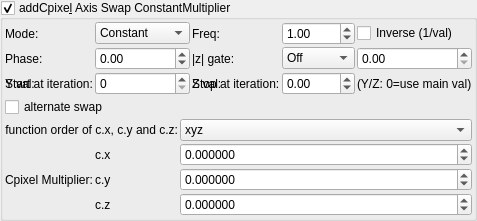
    <widget class="MyGroupBox" name="groupCheck_transf_addCpixel_enabled_false">
     <property name="toolTip">
      <string>&lt;html&gt;&lt;head/&gt;&lt;body&gt;&lt;p&gt;Cpixel is CVector3 c = ( c.x, c.y, c.z). It is each original point (pixel) in 3D space where the iteration starts from, ( c = original z for each point .) It is commonly found in formula structures z = f(z) + c.&lt;/p&gt;&lt;p&gt;The Cpixel multiplier effectively scales this point &amp;quot;c&amp;quot;.&lt;/p&gt;&lt;p&gt;This transform allows the swapping of the order of the &amp;quot;CVector3 c&amp;quot; components before being multiplied by &amp;quot;CVector3 z&amp;quot; components.&lt;/p&gt;&lt;/body&gt;&lt;/html&gt;</string>
     </property>
     <property name="title">
      <string>addCpixe&amp;l Axis Swap ConstantMultiplier</string>
     </property>
     <property name="checkable">
      <bool>true</bool>
     </property>
     <layout class="QVBoxLayout" name="verticalLayout_50">
      <property name="spacing">
       <number>2</number>
      </property>
      <property name="leftMargin">
       <number>2</number>
      </property>
      <property name="topMargin">
       <number>2</number>
      </property>
      <property name="rightMargin">
       <number>2</number>
      </property>
      <property name="bottomMargin">
       <number>2</number>
      </property>
      <item>
       <layout class="QGridLayout" name="gridLayout_81">
        <property name="spacing">
         <number>2</number>
        </property>
        <item row="3" column="3">
         <widget class="MySpinBox" name="spinboxInt_transf_multiplier_stop_iter_2">
          <property name="sizePolicy">
           <sizepolicy hsizetype="Preferred" vsizetype="Maximum">
            <horstretch>0</horstretch>
            <verstretch>0</verstretch>
           </sizepolicy>
          </property>
          <property name="maximum">
           <number>999</number>
          </property>
         </widget>
        </item>
      <item row="1" column="0">
       <widget class="QLabel"><property name="text"><string>Mode:</string></property></widget>
      </item>
      <item row="1" column="1">
       <widget class="MyComboBox" name="comboBox_transf_multiplier_value_mode_2">
        <item><property name="text"><string notr="true">Constant</string></property></item>
        <item><property name="text"><string notr="true">Sine</string></property></item>
        <item><property name="text"><string notr="true">Ramp</string></property></item>
        <item><property name="text"><string notr="true">Exponential</string></property></item>
        <item><property name="text"><string notr="true">Triangle</string></property></item>
        <item><property name="text"><string notr="true">Square</string></property></item>
        <item><property name="text"><string notr="true">Smoothstep</string></property></item>
        <item><property name="text"><string notr="true">Noise</string></property></item>
        <item><property name="text"><string notr="true">Ping-pong</string></property></item>
        <item><property name="text"><string notr="true">Stepped</string></property></item>
       </widget>
      </item>
      <item row="1" column="2">
       <widget class="QLabel"><property name="text"><string>Freq:</string></property></widget>
      </item>
      <item row="1" column="3">
       <widget class="MyDoubleSpinBox" name="spinbox_transf_multiplier_frequency_2">
        <property name="minimum"><double>0.01</double></property><property name="maximum"><double>100.0</double></property>
        <property name="singleStep"><double>0.1</double></property><property name="value"><double>1.0</double></property>
       </widget>
      </item>
      <item row="1" column="4" colspan="2">
       <widget class="MyCheckBox" name="checkBox_transf_multiplier_inverse_2">
        <property name="text"><string>Inverse (1/val)</string></property>
       </widget>
      </item>
      <item row="2" column="0">
       <widget class="QLabel"><property name="text"><string>Phase:</string></property></widget>
      </item>
      <item row="2" column="1">
       <widget class="MyDoubleSpinBox" name="spinbox_transf_multiplier_phase_2">
        <property name="minimum"><double>-10.0</double></property><property name="maximum"><double>10.0</double></property>
        <property name="singleStep"><double>0.1</double></property><property name="value"><double>0.0</double></property>
       </widget>
      </item>
      <item row="2" column="2">
       <widget class="QLabel"><property name="text"><string>|z| gate:</string></property></widget>
      </item>
      <item row="2" column="3">
       <widget class="MyComboBox" name="comboBox_transf_multiplier_threshold_mode_2">
        <item><property name="text"><string notr="true">Off</string></property></item>
        <item><property name="text"><string notr="true">&gt; thresh</string></property></item>
        <item><property name="text"><string notr="true">&lt; thresh</string></property></item>
       </widget>
      </item>
      <item row="2" column="4" colspan="2">
       <widget class="MyDoubleSpinBox" name="spinbox_transf_multiplier_threshold_2">
        <property name="minimum"><double>0.0</double></property><property name="maximum"><double>1000.0</double></property>
        <property name="singleStep"><double>0.1</double></property><property name="value"><double>0.0</double></property>
       </widget>
      </item>
      <item row="3" column="0">
       <widget class="QLabel"><property name="text"><string>Y val:</string></property></widget>
      </item>
      <item row="3" column="1">
       <widget class="MyDoubleSpinBox" name="spinbox_transf_multiplier_scale_y_2">
        <property name="minimum"><double>-100.0</double></property><property name="maximum"><double>100.0</double></property>
        <property name="singleStep"><double>0.01</double></property><property name="value"><double>0.0</double></property>
       </widget>
      </item>
      <item row="3" column="2">
       <widget class="QLabel"><property name="text"><string>Z val:</string></property></widget>
      </item>
      <item row="3" column="3">
       <widget class="MyDoubleSpinBox" name="spinbox_transf_multiplier_scale_z_2">
        <property name="minimum"><double>-100.0</double></property><property name="maximum"><double>100.0</double></property>
        <property name="singleStep"><double>0.01</double></property><property name="value"><double>0.0</double></property>
       </widget>
      </item>
      <item row="3" column="4" colspan="2">
       <widget class="QLabel"><property name="text"><string notr="true">(Y/Z: 0=use main val)</string></property></widget>
      </item>
        <item row="3" column="2">
         <widget class="QLabel" name="label_52">
          <property name="text">
           <string>Stop at iteration:</string>
          </property>
         </widget>
        </item>
        <item row="3" column="1">
         <widget class="MySpinBox" name="spinboxInt_transf_multiplier_start_iter_2">
          <property name="sizePolicy">
           <sizepolicy hsizetype="Minimum" vsizetype="Maximum">
            <horstretch>0</horstretch>
            <verstretch>0</verstretch>
           </sizepolicy>
          </property>
          <property name="minimum">
           <number>0</number>
          </property>
          <property name="maximum">
           <number>999</number>
          </property>
          <property name="value">
           <number>0</number>
          </property>
         </widget>
        </item>
        <item row="3" column="0">
         <widget class="QLabel" name="label_72">
          <property name="text">
           <string>Start at iteration:</string>
          </property>
         </widget>
        </item>
       </layout>
      </item>
      <item>
       <layout class="QGridLayout" name="gridLayout_24" columnstretch="0,0,0,1">
        <property name="spacing">
         <number>2</number>
        </property>
        <item row="0" column="0" colspan="2">
         <widget class="MyCheckBox" name="checkBox_transf_alternate_enabled_false">
          <property name="text">
           <string>alternate swap</string>
          </property>
         </widget>
        </item>
        <item row="3" column="3">
         <widget class="MyDoubleSpinBox" name="spinbox3_transf_constant_multiplier_111_y">
          <property name="sizePolicy">
           <sizepolicy hsizetype="Minimum" vsizetype="Maximum">
            <horstretch>0</horstretch>
            <verstretch>0</verstretch>
           </sizepolicy>
          </property>
          <property name="prefix">
           <string/>
          </property>
          <property name="suffix">
           <string/>
          </property>
          <property name="decimals">
           <number>6</number>
          </property>
          <property name="minimum">
           <double>-99.989999999999995</double>
          </property>
          <property name="maximum">
           <double>99.989999999999995</double>
          </property>
          <property name="singleStep">
           <double>0.100000000000000</double>
          </property>
         </widget>
        </item>
        <item row="2" column="3">
         <widget class="MyDoubleSpinBox" name="spinbox3_transf_constant_multiplier_111_x">
          <property name="sizePolicy">
           <sizepolicy hsizetype="Minimum" vsizetype="Maximum">
            <horstretch>0</horstretch>
            <verstretch>0</verstretch>
           </sizepolicy>
          </property>
          <property name="prefix">
           <string/>
          </property>
          <property name="suffix">
           <string/>
          </property>
          <property name="decimals">
           <number>6</number>
          </property>
          <property name="minimum">
           <double>-99.989999999999995</double>
          </property>
          <property name="maximum">
           <double>99.989999999999995</double>
          </property>
          <property name="singleStep">
           <double>0.100000000000000</double>
          </property>
         </widget>
        </item>
        <item row="2" column="1">
         <widget class="QLabel" name="label_116">
          <property name="text">
           <string notr="true">c.x</string>
          </property>
         </widget>
        </item>
        <item row="3" column="1">
         <widget class="QLabel" name="label_114">
          <property name="text">
           <string notr="true">c.y</string>
          </property>
         </widget>
        </item>
        <item row="4" column="1">
         <widget class="QLabel" name="label_115">
          <property name="text">
           <string notr="true">c.z</string>
          </property>
         </widget>
        </item>
        <item row="4" column="3">
         <widget class="MyDoubleSpinBox" name="spinbox3_transf_constant_multiplier_111_z">
          <property name="sizePolicy">
           <sizepolicy hsizetype="Minimum" vsizetype="Maximum">
            <horstretch>0</horstretch>
            <verstretch>0</verstretch>
           </sizepolicy>
          </property>
          <property name="prefix">
           <string/>
          </property>
          <property name="suffix">
           <string/>
          </property>
          <property name="decimals">
           <number>6</number>
          </property>
          <property name="minimum">
           <double>-99.989999999999995</double>
          </property>
          <property name="maximum">
           <double>99.989999999999995</double>
          </property>
          <property name="singleStep">
           <double>0.100000000000000</double>
          </property>
         </widget>
        </item>
        <item row="2" column="0" rowspan="3">
         <widget class="QLabel" name="label_108">
          <property name="text">
           <string>Cpixel Multiplier:</string>
          </property>
         </widget>
        </item>
        <item row="1" column="3">
         <widget class="MyComboBox" name="comboBox_mandelbulbMulti_order_of_xyz">
          <item>
           <property name="text">
            <string notr="true">xyz</string>
           </property>
          </item>
          <item>
           <property name="text">
            <string notr="true">xzy</string>
           </property>
          </item>
          <item>
           <property name="text">
            <string notr="true">yxz</string>
           </property>
          </item>
          <item>
           <property name="text">
            <string notr="true">yzx</string>
           </property>
          </item>
          <item>
           <property name="text">
            <string notr="true">zxy</string>
           </property>
          </item>
          <item>
           <property name="text">
            <string notr="true">zyx</string>
           </property>
          </item>
         </widget>
        </item>
        <item row="1" column="0" colspan="2">
         <widget class="QLabel" name="label">
          <property name="text">
           <string>function order of c.x, c.y and c.z:</string>
          </property>
          <property name="alignment">
           <set>Qt::AlignRight|Qt::AlignTrailing|Qt::AlignVCenter</set>
          </property>
         </widget>
        </item>
       </layout>
      </item>
     </layout>
    </widget>
